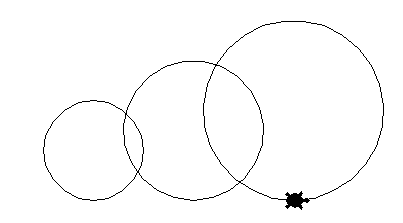

This figure's Python source:
import turtle
t = turtle.Turtle()
t.shape("turtle")

radius = 50
t.goto(0,0)
t.circle(radius)
t.up()
radius += 20
t.goto(100,0)
t.down()
t.circle(radius)
t.up()
radius += 20
t.goto(200,0)
t.down()
t.circle(radius)
